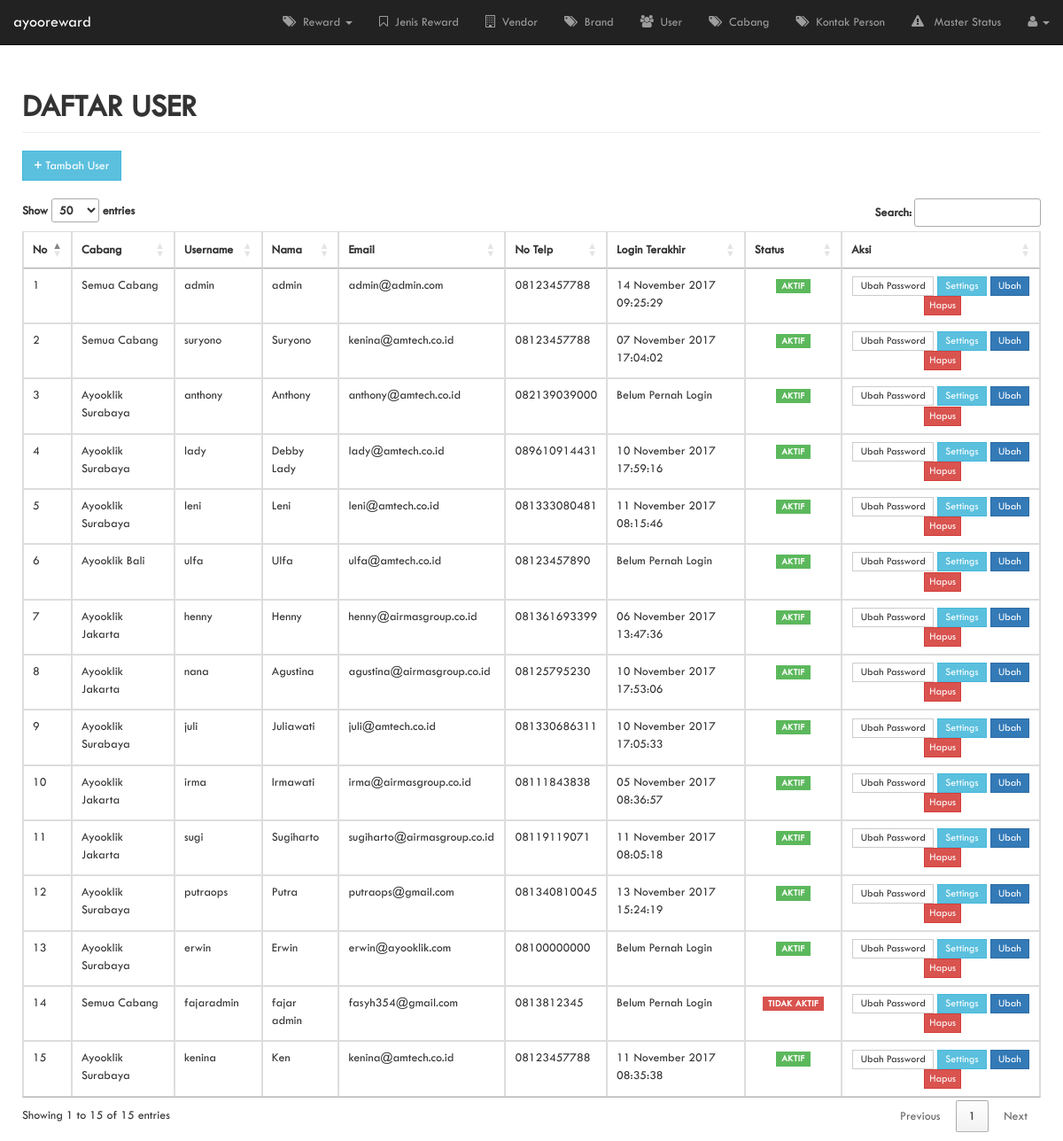
Before: /user (signed in) with the older database file.
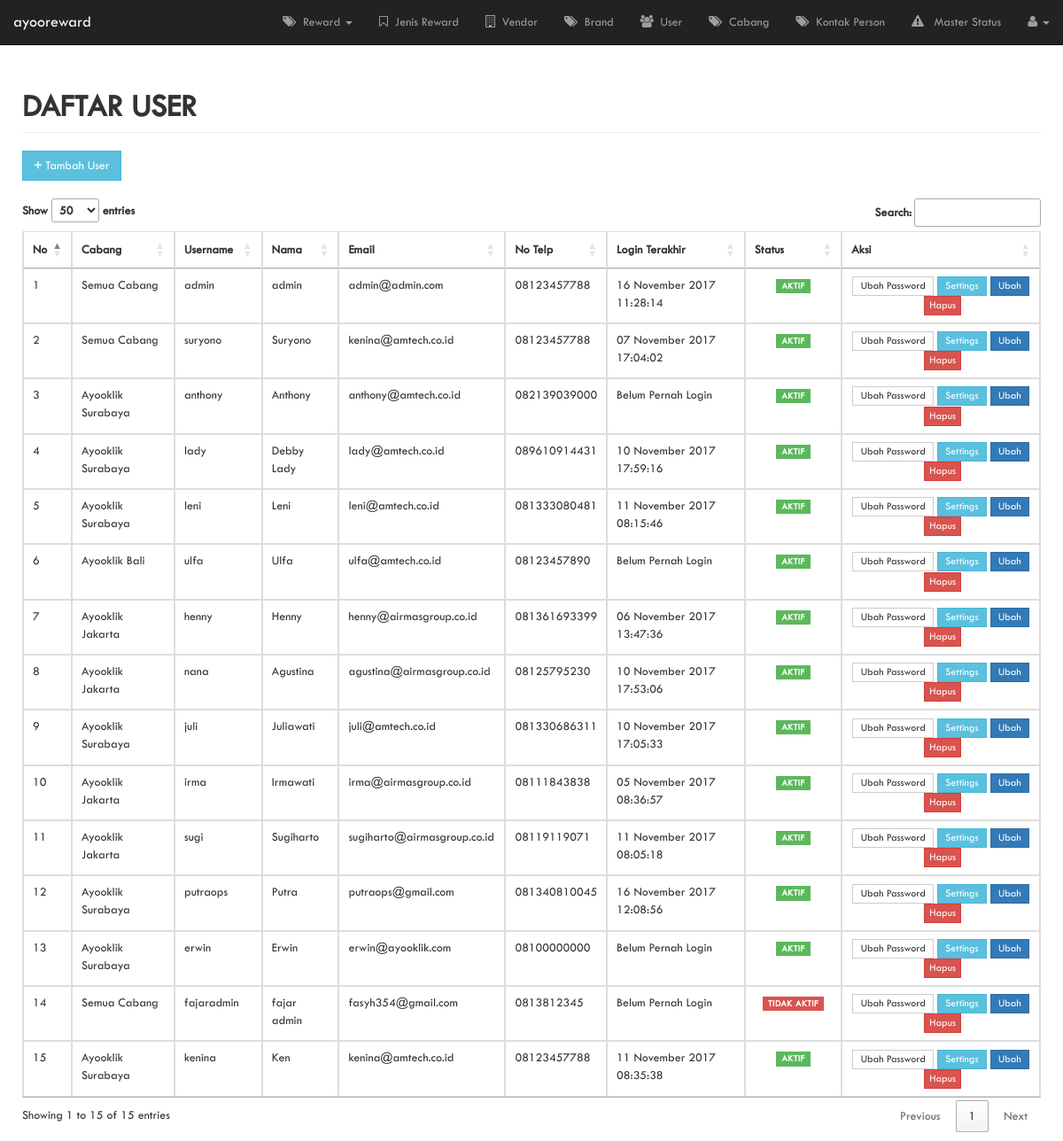
After: the same page with the newer database file.
### tables this page shows
CREATE TABLE `db_user` (
  `kode` int(11) NOT NULL,
  `id_cabang` int(11) NOT NULL,
  `name` varchar(50) NOT NULL,
  `email` varchar(50) NOT NULL,
  `telp` varchar(12) NOT NULL,
  `username` varchar(20) NOT NULL,
  `password` varchar(100) NOT NULL,
  `jabatan` varchar(20) NOT NULL DEFAULT 'user',
  `status` int(11) NOT NULL,
  `isDelete` int(11) NOT NULL DEFAULT '0',
  `last_login` datetime NOT NULL,
  `created_at` datetime NOT NULL,
  `updated_at` datetime NOT NULL
);

CREATE TABLE `db_cabang` (
  `id` int(11) NOT NULL,
  `nama` varchar(100) NOT NULL,
  `kontak_person` varchar(100) NOT NULL,
  `email` varchar(100) NOT NULL,
  `no_telp` varchar(12) NOT NULL,
  `status` int(11) NOT NULL DEFAULT '1',
  `created_at` datetime NOT NULL,
  `updated_at` datetime NOT NULL
);

### user.php (the view, shortened to what this page needs)
<!DOCTYPE html>
<html lang="en">
    <head>
        <link href="css/bootstrap.min.css" rel="stylesheet">
        <link href="css/sb-admin.css" rel="stylesheet">
        <link href="font-awesome/css/font-awesome.min.css" rel="stylesheet" type="text/css">
        <link href="//cdn.datatables.net/1.10.15/css/jquery.dataTables.min.css" rel="stylesheet" type="text/css">
        <link rel="stylesheet" href="sweetalert/dist/sweetalert.css">
    </head>
    <body>
        <nav class="navbar navbar-inverse navbar-fixed-top" role="navigation">
            <?php require 'profile-navigation.php'; ?>
        </nav>
        <div id="page-wrapper">
            <div class="container-fluid">
                <div class="row">
                    <div class="col-lg-12">
                        <h1 class="page-header">
                            <strong>DAFTAR USER</strong>
                        </h1>
                    </div>
                </div>
                <div class="row">
                    <?php if ($create_user != "0_0"): ?>
                        <div class="col-lg-12">
                            <a href="tambah-user" type="button" class="btn btn-info siku"><strong>+</strong> Tambah User</a><br/><br/>
                        </div>
                    <?php endif; ?>
                    <div class="col-lg-12">
                        <div class="table-responsive">
                            <table id="myTable" class="table table-bordered table-hover">
                                <thead>
                                    <tr>
                                        <th>No</th>
                                        <th>Cabang</th>
                                        <th>Username</th>
                                        <th>Nama</th>
                                        <th>Email</th>
                                        <th>No Telp</th>
                                        <th>Login Terakhir</th>
                                        <th>Status</th>
                                        <?php if ($update_privileges != "0_0"): ?>
                                            <th>Aksi</th>
                                        <?php endif; ?>
                                    </tr>
                                </thead>
                                <tbody>
                                    <?php
                                    require './connection.php';
                                    $sql = "SELECT u.kode, u.username as username, u.name as name, u.email as email, "
                                            . "u.telp as telp, u.jabatan as jabatan, c.nama as namacabang, "
                                            . "u.status as status, u.last_login as last_login, u.created_at as created_at, u.updated_at as updated_at "
                                            . "FROM db_user u "
                                            . "LEFT JOIN db_cabang c ON u.id_cabang = c.id ";
                                    $sql .= "WHERE u.kode > 0 ";
                                    $sql .= "AND u.isdelete = 0 ";
                                    $sql .= "order by created_at ASC;";
                                    $result = $con->query($sql);
                                    if ($result->num_rows > 0) {
                                        $nomor = 1;
                                        while ($row = $result->fetch_assoc()) {
                                            $temp = explode(" ", $row['last_login']);
                                            echo "<tr>";
                                            echo "<td>" . $nomor . "</td>";
                                            echo "<td>" . ($row['namacabang'] == "" ? "Semua Cabang" : $row['namacabang']) . "</td>";
                                            echo "<td>" . ($row['username'] == "" ? "-" : $row['username']) . "</td>";
                                            echo "<td>" . ($row['name'] == "" ? "-" : $row['name']) . "</td>";
                                            echo "<td>" . ($row['email'] == "" ? "-" : $row['email']) . "</td>";
                                            echo "<td>" . ($row['telp'] == "" ? "-" : $row['telp']) . "</td>";
                                            if ($row['last_login'] === "0000-00-00 00:00:00") {
                                                echo "<td>Belum Pernah Login</td>";
                                            } else {
                                                echo "<td>" . tanggal_indo($temp[0]) . " " . $temp[1] . "</td>";
                                            }
                                            $temp = "";
                                            if ($set_user_active != "0_0") {
                                                $temp = "status-user";
                                            } else {
                                                $temp = "no-status-user";
                                            }
                                            if ($row['status'] == '1') {
                                                echo "<td class='text-center'><span class=\"label label-success activate " . $temp . " siku\" id=\"" . $row['kode'] . "\" dir=\"" . $row['status'] . "\"  onclick=\"setstatususer(" . $row['kode'] . ", this)\">AKTIF</span></td>";
                                            } else {
                                                echo "<td class='text-center'><span class=\"label label-danger deactivate " . $temp . " siku\" id=\"" . $row['kode'] . "\" dir=\"" . $row['status'] . "\" onclick=\"setstatususer(" . $row['kode'] . ", this)\">TIDAK AKTIF</span></td>";
                                            }
                                            if ($update_privileges != "0_0" || $update_user) {
                                                echo "<td class='text-center'>";
                                                if ($jabatanUserLogin == "admin") {
                                                    echo "<a id=\"" . $row['kode'] . "\" onclick=\"formchangepassword(this.id)\" class=\"btn btn-default btn-xs siku\">&nbsp;Ubah Password&nbsp;</a>&nbsp;";
                                                }
                                                if ($update_privileges != "0_0") {
                                                    echo "<a href=\"detail-user?k=" . $row['kode'] . "\"class=\"btn btn-info btn-xs siku\">&nbsp;Settings&nbsp;</a>&nbsp;";
                                                }
                                                if ($update_user != "0_0") {
                                                    echo "<a href=\"edit-user?k=" . $row['kode'] . "\"class=\"btn btn-primary btn-xs siku\">&nbsp;Ubah&nbsp;</a>&nbsp;";
                                                }
                                                if ($set_user_active != "0_0") {
                                                    echo "<button class=\"btn btn-danger btn-xs siku\" onclick=\"deleteuser(" . $row['kode'] . ")\">Hapus</button>";
                                                }
                                                echo "</td>";
                                            }
                                            echo "</tr>";
                                            $nomor++;
                                        }
                                    }
                                    ?>
                                </tbody>
                            </table>
                        </div>
                    </div>
                </div>
            </div>
        </div>
    </body>
</html>

### profile-navigation.php (shortened to what this page needs)
<?php
require './connection.php';
$usernamelogin = "";
$jabatanUserLogin = "";
if (isset($_SESSION["usernamelogin"])) {
    $usernamelogin = $_SESSION["usernamelogin"];
} else {
    echo "<script>";
    echo "window.location.assign('index');";
    echo "</script>";
}
$read_status = $read_user = $read_vendor = $read_barang = $read_purchase = $read_reward = $read_jenis_reward = $read_contactperson = $read_brand = "0_0";
$sql = "SELECT pd.id_privileges as priv, pd.id_user as user, u.name as namalogin, u.jabatan as jabatan, u.id_cabang as idcabang, u.kode as id_user ";
$sql .= "FROM db_privileges p ";
$sql .= "RIGHT JOIN db_privileges_detail pd ON pd.id_privileges = p.id ";
$sql .= "RIGHT JOIN db_user u ON u.kode = pd.id_user ";
$sql .= "WHERE u.username = '$usernamelogin' ORDER BY pd.id_privileges asc";
$result = $con->query($sql);
if ($result->num_rows > 0) {
    while ($row = $result->fetch_assoc()) {
        $jabatanUserLogin = $row['jabatan'];
        if ($row['jabatan'] == "admin") {
            $read_status = $read_user = $read_vendor = $read_barang = $read_purchase = $read_reward = $read_jenis_reward = $read_contactperson = $read_brand = "1_1";
            $update_status = $update_user = $update_privileges = $update_vendor = $update_barang = $update_purchase = $update_reward = $update_jenis_reward = $update_contactperson = $update_brand = "1_1";
            $create_status = $create_user = $create_vendor = $create_barang = $create_purchase = $create_reward = $create_jenis_reward = $create_contactperson = $create_brand = "1_1";
            $set_user_active = "1_1";
        }
    }
}
function tanggal_indo($tanggal) {
    $bulan = array(1 => 'Januari',
        'Februari',
        'Maret',
        'April',
        'Mei',
        'Juni',
        'Juli',
        'Agustus',
        'September',
        'Oktober',
        'November',
        'Desember'
    );
    $split = explode('-', $tanggal);
    return $split[2] . ' ' . $bulan[(int) $split[1]] . ' ' . $split[0];
}
?>
<div class="container-fluid">
    <div class="navbar-header">
        <a class="navbar-brand" href="rewards">ayooreward</a>
    </div>
    <div class="collapse navbar-collapse" id="bs-example-navbar-collapse-1">
        <ul class="nav navbar-nav navbar-right">
            <?php if ($read_reward != "0_0") : ?>
                <li class="dropdown">
                    <a href="#" class="dropdown-toggle" data-toggle="dropdown"><i class="fa fa-tags"></i>&nbsp;&nbsp;Reward <b class="caret"></b></a>
                </li>
            <?php endif; ?>
            <?php if ($read_jenis_reward != "0_0") : ?>
                <li class="">
                    <a href="jenis-reward" ><i class="fa fa-bookmark-o"></i>&nbsp;&nbsp;Jenis Reward</a>
                </li>
            <?php endif; ?>
            <?php if ($read_vendor != "0_0") : ?>
                <li class="">
                    <a href="vendor" ><i class="fa fa-building-o"></i>&nbsp;&nbsp;Vendor</a>
                </li>
            <?php endif; ?>
            <?php if ($read_brand != "0_0") : ?>
                <li class="">
                    <a href="brand" ><i class="fa fa-tags"></i>&nbsp;&nbsp;Brand</a>
                </li>
            <?php endif; ?>
            <?php if ($read_user != "0_0") : ?>
                <li class="">
                    <a href="user" ><i class="fa fa-users"></i>&nbsp;&nbsp;User</a>
                </li>
            <?php endif; ?>
            <?php if ($jabatanUserLogin == "admin") : ?>
                <li class="">
                    <a href="cabang"><i class="fa fa-tags"></i>&nbsp;&nbsp;Cabang</a>
                </li>
            <?php endif; ?>
            <?php if ($read_contactperson != "0_0") : ?>
                <li class="">
                    <a href="contactperson"><i class="fa fa-tags"></i>&nbsp;&nbsp;Kontak Person</a>
                </li>
            <?php endif; ?>
            <?php if ($read_status != "0_0") : ?>
                <li class="">
                    <a href="status" ><i class="fa fa-exclamation-triangle"></i>&nbsp;&nbsp; Master Status</a>
                </li>
            <?php endif; ?>
            <li class="dropdown">
                <a href="#" class="dropdown-toggle" data-toggle="dropdown"><i class="fa fa-user"></i> <b class="caret"></b></a>
            </li>
        </ul>
    </div>
</div>

### css/sb-admin.css (style rules this page uses)
body { margin-top: 50px; background-color: #222; font-family: twcent; }
#page-wrapper { width: 100%; padding: 0; background-color: #fff; }
@media (min-width:768px) { #page-wrapper { padding: 10px; } }
.siku { border-radius: 0px !important; }

### user.php (style rules this page uses)
.activate, .deactivate { letter-spacing: 0.5px; }
.status-user { cursor: pointer; }

Changed rows visible on the page:
changed db_user "admin": last_login "14 November 2017" → "16 November 2017"; last_login "09:25:29" → "11:28:14"
changed db_user "putraops": last_login "13 November 2017" → "16 November 2017"; last_login "15:24:19" → "12:08:56"
